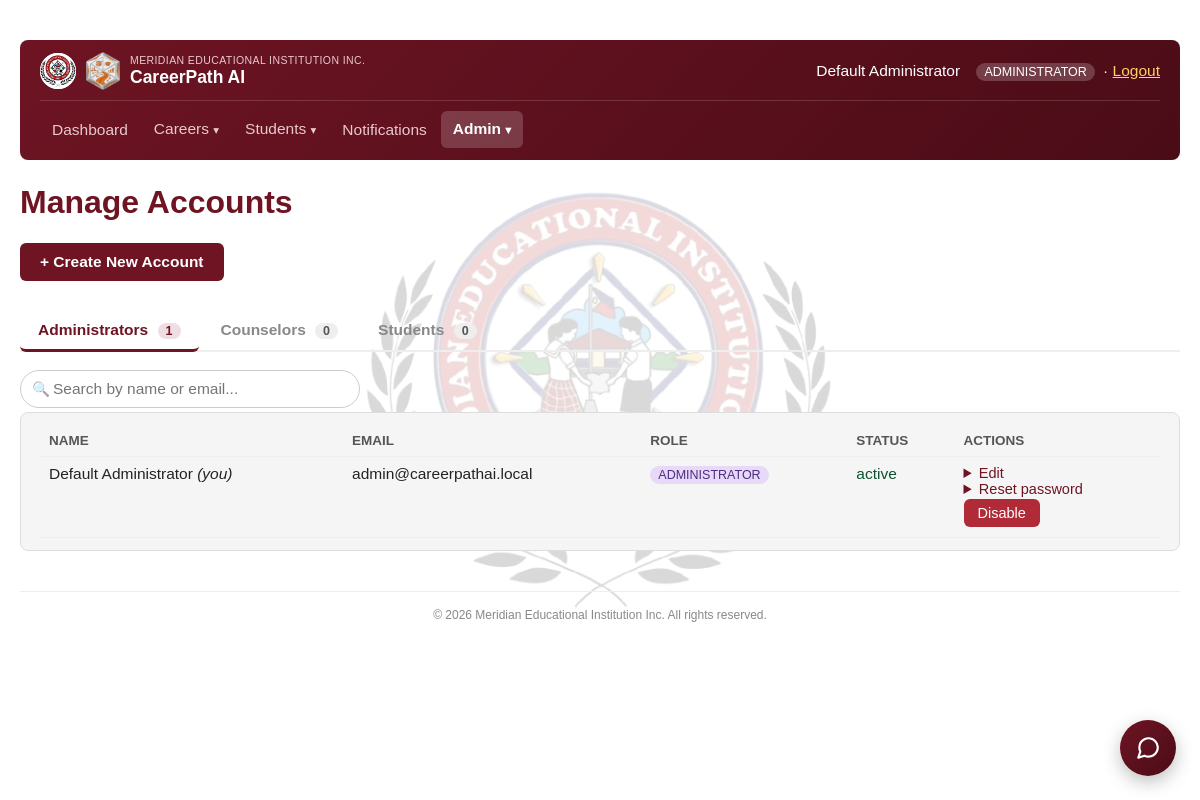
The app's page /php/users.php (signed in) with its own data.
### tables this page shows
CREATE TABLE IF NOT EXISTS users (
    user_id        INT AUTO_INCREMENT PRIMARY KEY,
    name           VARCHAR(150) NOT NULL,
    email          VARCHAR(150) NOT NULL UNIQUE,
    password_hash  VARCHAR(255) NOT NULL,
    role           ENUM('administrator', 'counselor') NOT NULL,
    status         ENUM('active', 'disabled') NOT NULL DEFAULT 'active',
    created_by     INT NULL,
    created_at     TIMESTAMP DEFAULT CURRENT_TIMESTAMP,
    FOREIGN KEY (created_by) REFERENCES users(user_id) ON DELETE SET NULL
);

### php/auth.php (called while the page is built, shortened)
<?php
function current_user(): ?array
{
    return [
        'user_id' => $_SESSION['user_id'],
        'name' => $_SESSION['user_name'],
        'email' => $_SESSION['user_email'],
        'role' => $_SESSION['user_role'],
    ];
}
function require_login(): array
{
    $user = current_user();
    return $user;
}
function require_role(array $allowedRoles): array
{
    $user = require_login();
    return $user;
}

### php/users.php (the view, shortened to what this page needs)
<?php
require __DIR__ . '/auth.php';
$currentUser = require_role(['administrator']);
$pdo = get_db();
$message = null;
$users = $pdo->query("SELECT * FROM users ORDER BY role, name")->fetchAll();
$administrators = array_values(array_filter($users, fn($u) => $u['role'] === 'administrator'));
$counselors = array_values(array_filter($users, fn($u) => $u['role'] === 'counselor'));
$students = $pdo->query(
    "SELECT s.*, COUNT(sp.profile_id) AS submission_count
     FROM students s
     LEFT JOIN student_profiles sp ON sp.student_id = s.student_id
     GROUP BY s.student_id
     ORDER BY s.name"
)->fetchAll();
?>
<!DOCTYPE html>
<html lang="en">
<head>
</head>
<body>
    <img src="assets/img/logo.png" alt="" class="site-watermark">
    <?php require __DIR__ . '/nav.php'; ?>
    <h1>Manage Accounts</h1>
    <details class="create-toggle"<?= $message && $message['type'] === 'error' && isset($_POST['action']) && $_POST['action'] === 'create' ? ' open' : '' ?>>
        <summary>+ Create New Account</summary>
    </details>
    <?php
        function render_staff_row(array $u, array $currentUser, string $tab): void
        {
            $tabAction = 'users.php#' . htmlspecialchars($tab);
    ?>
            <tr data-search="<?= htmlspecialchars(strtolower($u['name'] . ' ' . $u['email'])) ?>">
                <td><?= htmlspecialchars($u['name']) ?><?= $u['user_id'] == $currentUser['user_id'] ? ' <em>(you)</em>' : '' ?></td>
                <td><?= htmlspecialchars($u['email']) ?></td>
                <td><span class="role-tag role-<?= htmlspecialchars($u['role']) ?>"><?= htmlspecialchars($u['role']) ?></span></td>
                <td class="status-<?= htmlspecialchars($u['status']) ?>"><?= htmlspecialchars($u['status']) ?></td>
                <td class="actions-cell">
                    <details>
                        <summary>Edit</summary>
                    </details>
                    <details>
                        <summary>Reset password</summary>
                    </details>
                    <form method="POST" action="<?= $tabAction ?>" class="inline" onsubmit="return confirm('<?= $u['status'] === 'active' ? 'Disable' : 'Re-enable' ?> this account?');">
                        <button type="submit" class="<?= $u['status'] === 'active' ? 'btn-danger' : 'btn-secondary' ?>">
                            <?= $u['status'] === 'active' ? 'Disable' : 'Re-enable' ?>
                        </button>
                    </form>
                </td>
            </tr>
    <?php
        }
    ?>
    <div class="tabs">
        <button type="button" class="tab-btn active" data-tab="admins">Administrators <span class="tab-count"><?= count($administrators) ?></span></button>
        <button type="button" class="tab-btn" data-tab="counselors">Counselors <span class="tab-count"><?= count($counselors) ?></span></button>
        <button type="button" class="tab-btn" data-tab="students">Students <span class="tab-count"><?= count($students) ?></span></button>
    </div>
    <div class="search-bar">
        <span class="search-icon">🔍</span>
        <input type="text" id="account-search" placeholder="Search by name or email...">
    </div>
    <div class="tab-panel active" data-tab="admins">
        <div class="table-card">
            <div class="cp-table-scroll"><table>
                <thead>
                <tr>
                    <th>Name</th>
                    <th>Email</th>
                    <th>Role</th>
                    <th>Status</th>
                    <th>Actions</th>
                </tr>
                </thead>
                <tbody>
                <?php foreach ($administrators as $u): render_staff_row($u, $currentUser, 'admins'); endforeach; ?>
                </tbody>
            </table></div>
        </div>
    </div>
<?php require __DIR__ . '/footer.php'; ?>
</body>
</html>

### php/nav.php (shortened to what this page needs)
<?php
$cpNavUnread = staff_unread_count(get_db(), (int) $currentUser['user_id']);
$cpCurrentPage = basename($_SERVER['PHP_SELF'] ?? '');
$cpIsActive = fn(array $pages) => in_array($cpCurrentPage, $pages, true) ? 'cp-active' : '';
?>
<div class="cp-nav">
    <div class="cp-nav-top">
    <a href="dashboard.php" class="cp-nav-brand">
        <img src="assets/img/logo.png" alt="Meridian Educational Institution Inc. logo" class="cp-nav-logo">
        <img src="assets/img/logo-hex.png" alt="CareerPath AI logo" class="cp-nav-logo cp-nav-logo-hex">
        <span class="cp-nav-brand-text">
            <span class="cp-nav-school">Meridian Educational Institution Inc.</span>
            <span class="cp-nav-title">CareerPath AI</span>
        </span>
    </a>
    <div class="cp-nav-user">
        <a href="staff_profile.php" class="cp-nav-user-name <?= $cpIsActive(['staff_profile.php']) ?>"><?= htmlspecialchars($currentUser['name']) ?></a>
        <span class="cp-role-badge"><?= htmlspecialchars($currentUser['role']) ?></span>
        · <a href="logout.php">Logout</a>
    </div>
    </div>
    <div class="cp-nav-links" id="cp-nav-links">
        <a class="cp-nav-item <?= $cpIsActive(['dashboard.php']) ?>" href="dashboard.php">Dashboard</a>
        <div class="cp-dropdown">
            <button type="button" class="cp-nav-item cp-dropdown-toggle <?= $cpIsActive(['careers.php', 'careers_manage.php', 'career_categories.php']) ?>">Careers <span class="cp-caret">▾</span></button>
        </div>
        <div class="cp-dropdown">
            <button type="button" class="cp-nav-item cp-dropdown-toggle <?= $cpIsActive(['students_lookup.php', 'consultations.php', 'audit_log.php']) ?>">Students <span class="cp-caret">▾</span></button>
        </div>
        <a class="cp-nav-item <?= $cpIsActive(['staff_notifications.php']) ?>" href="staff_notifications.php">Notifications<?php if ($cpNavUnread > 0): ?> <span class="cp-badge"><?= $cpNavUnread ?></span><?php endif; ?></a>
        <?php if ($currentUser['role'] === 'administrator'): ?>
            <div class="cp-dropdown">
                <button type="button" class="cp-nav-item cp-dropdown-toggle <?= $cpIsActive(['users.php', 'settings.php', 'backup.php', 'change_history.php']) ?>">Admin <span class="cp-caret">▾</span></button>
            </div>
        <?php endif; ?>
    </div>
</div>

### php/users.php (style rules this page uses)
body { font-family: Arial, sans-serif; max-width: 1280px; margin: 40px auto; padding: 0 20px; color: #222; }
h1 { color: #6e1423; }
table { width: 100%; border-collapse: collapse; margin-top: 12px; font-size: 15.5px; }
th, td { text-align: left; padding: 8px 10px; border-bottom: 1px solid #eee; vertical-align: top; }
th { color: #555; font-size: 13.5px; text-transform: uppercase; }
.role-tag { display: inline-block; padding: 2px 8px; border-radius: 10px; font-size: 12.5px; text-transform: uppercase; }
.role-administrator { background: #e7d9f7; color: #4b2e83; }
.status-active { color: #0f5132; }
form.inline { display: inline; }
input[type=text], input[type=email], input[type=password], select { padding: 6px 8px; border: 1px solid #ccc; border-radius: 4px; font-family: inherit; }
button { padding: 6px 14px; border: none; border-radius: 6px; font-size: 14.5px; cursor: pointer; transition: transform 0.12s ease, box-shadow 0.12s ease, background-color 0.15s ease; }
.btn-danger { background: #b02a37; color: #fff; }
.actions-cell button { margin: 2px 2px 2px 0; transition: transform 0.12s ease, box-shadow 0.12s ease, background-color 0.15s ease; }
details summary { cursor: pointer; color: #6e1423; font-size: 14.5px; }
.site-watermark { position: fixed; top: 50%; left: 50%; transform: translate(-50%, -50%); width: 480px; max-width: 60vw; opacity: 0.15; z-index: -1; pointer-events: none; user-select: none; }
.create-toggle { margin-top: 18px; }
.create-toggle > summary { list-style: none; display: inline-flex; align-items: center; gap: 6px; background: #6e1423; color: #fff; padding: 10px 20px; border-radius: 6px; font-size: 15.5px; font-weight: bold; cursor: pointer; }
.tabs { display: flex; gap: 4px; margin-top: 30px; border-bottom: 2px solid #eee; flex-wrap: wrap; }
.tab-btn { background: none; border: none; padding: 10px 18px; font-size: 15.5px; font-weight: bold; color: #888; cursor: pointer; border-bottom: 3px solid transparent; margin-bottom: -2px; transition: color 0.15s ease, border-color 0.15s ease; font-family: inherit; }
.tab-btn.active { color: #6e1423; border-bottom-color: #6e1423; }
.tab-count { display: inline-block; background: #eee; color: #555; border-radius: 10px; padding: 1px 8px; font-size: 12.5px; margin-left: 5px; }
.tab-btn.active .tab-count { background: #f0dde1; color: #6e1423; }
.tab-panel { display: none; }
.tab-panel.active { display: block; }
.search-bar { position: relative; max-width: 340px; margin: 18px 0 4px; }
.search-bar input { width: 100%; padding: 9px 14px 9px 32px; border: 1px solid #ccc; border-radius: 20px; font-size: 15.5px; box-sizing: border-box; }
.search-icon { position: absolute; left: 12px; top: 50%; transform: translateY(-50%); font-size: 14.5px; opacity: 0.55; pointer-events: none; }
.table-card { background: #f5f5f5; border: 1px solid #ddd; border-radius: 8px; padding: 6px 18px 12px; }
.table-card table { margin-top: 6px; }

### php/footer.php (style rules this page uses)
.cp-table-scroll { overflow-x: auto; -webkit-overflow-scrolling: touch; }

### records on screen
users: name "Default Administrator", role "ADMINISTRATOR", role "1", role "0", shows "(you)", email "admin@careerpathai.local", status "active", shows "Disable"

### other values on screen
count($students) "0"
